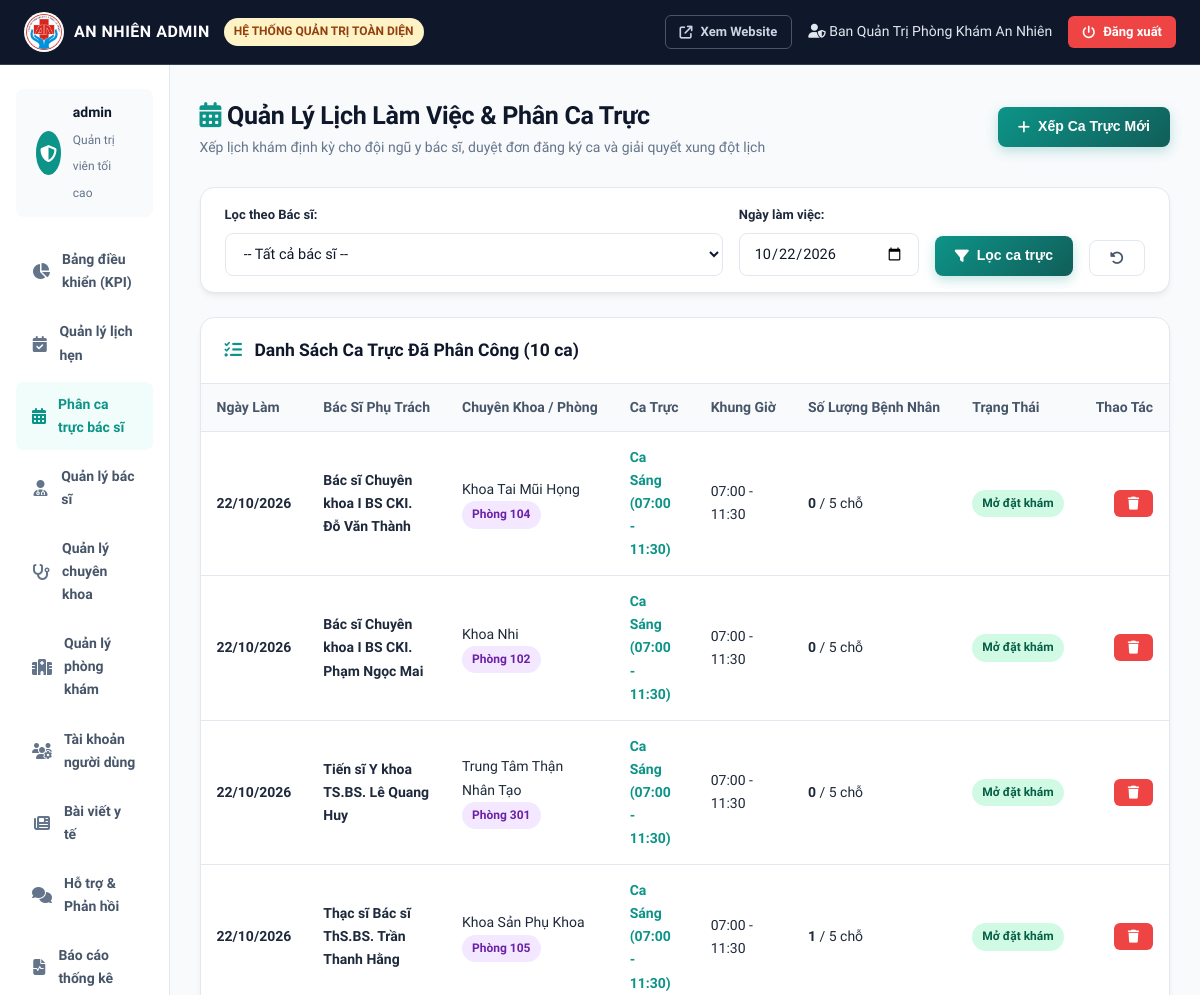
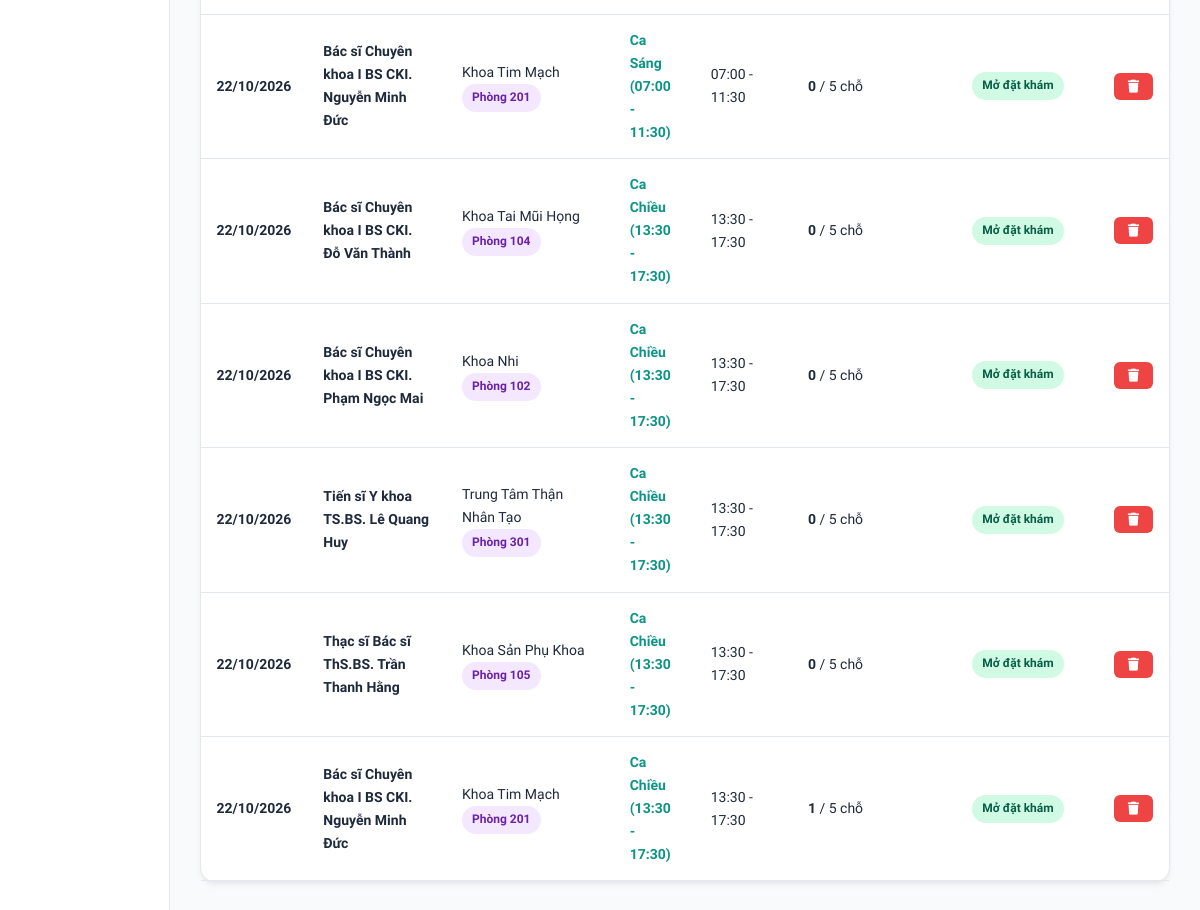
/admin/lich-lam-viec.php (signed in), run on an earlier commit of the app's database (2 pictures, top to bottom).
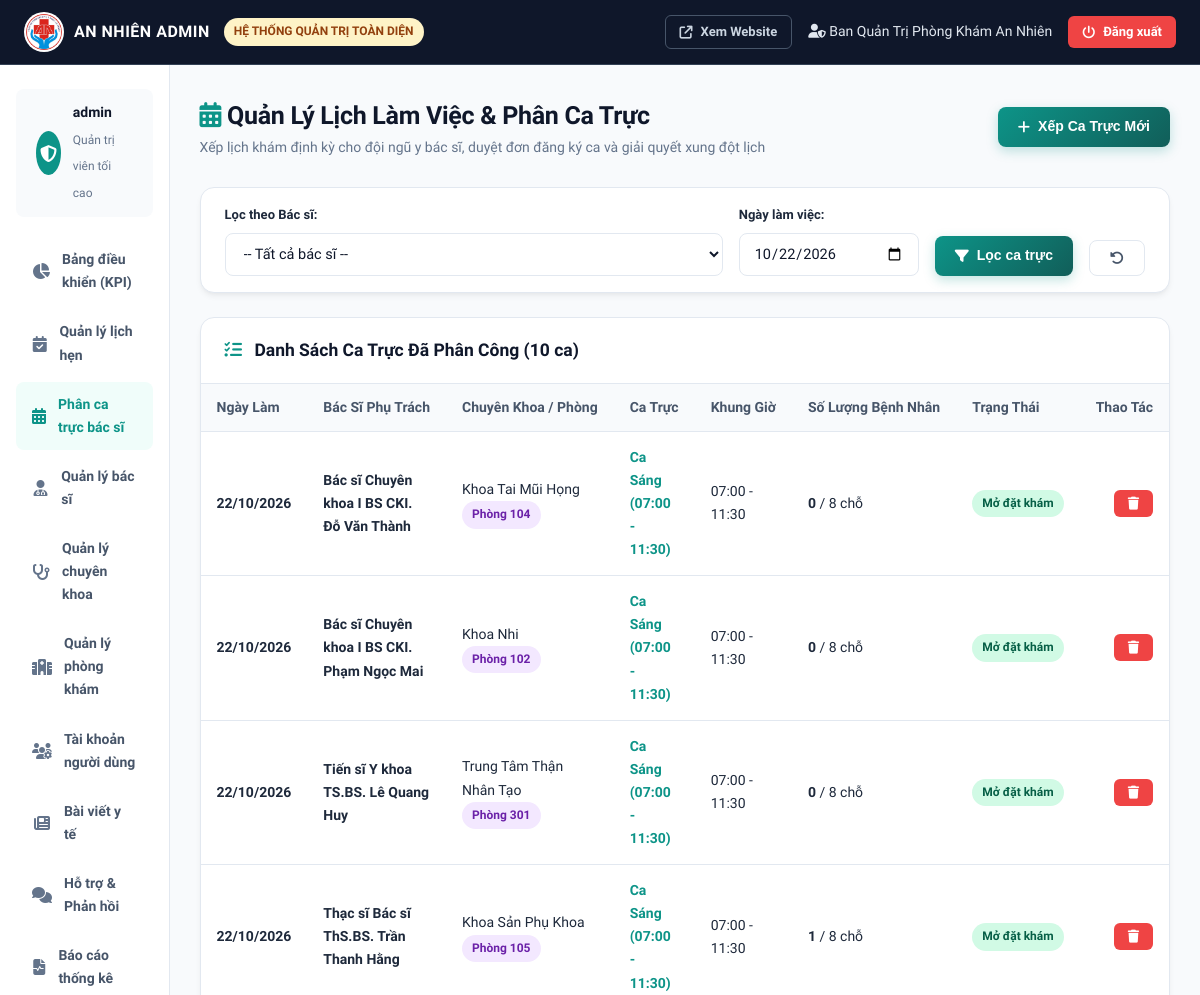
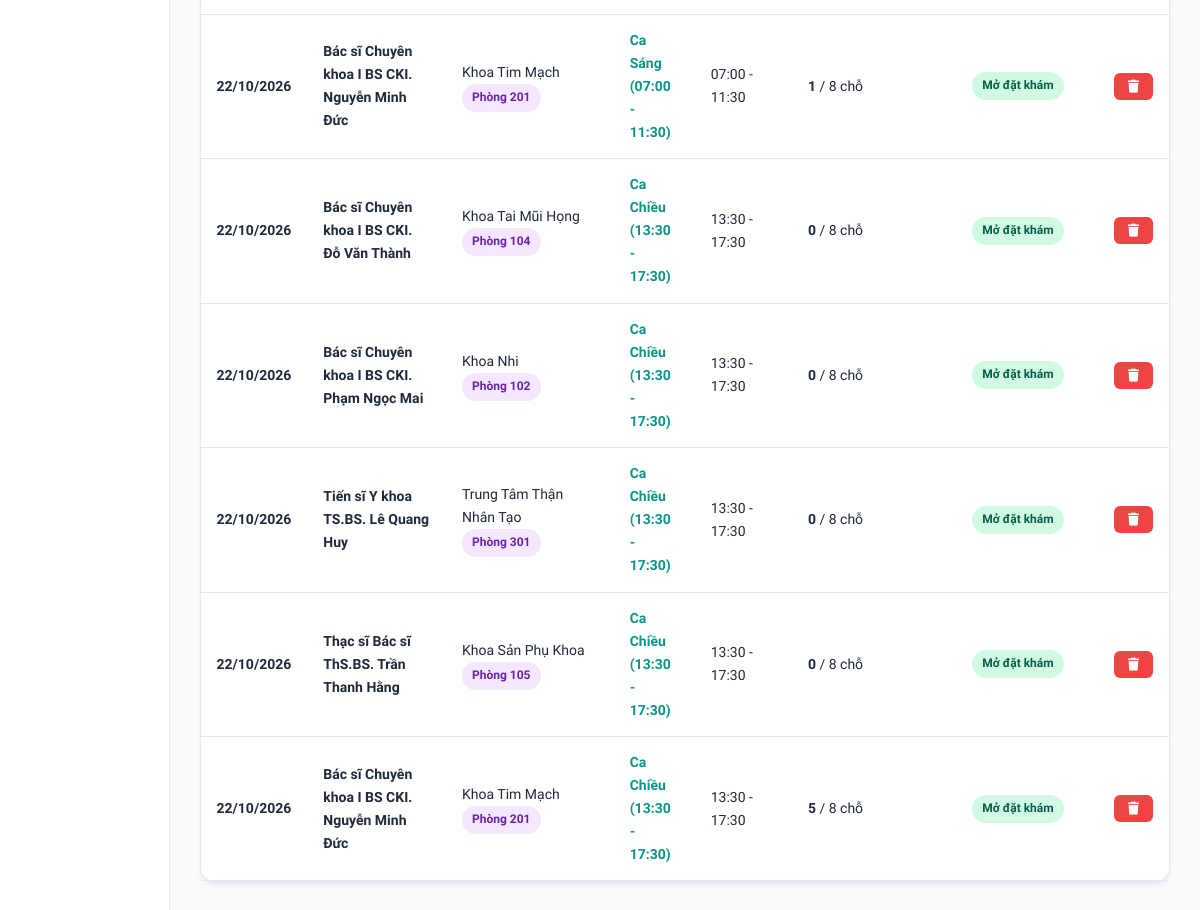
And on a later commit of the database (2 pictures, top to bottom).
### tables this page shows
CREATE TABLE `doctor_schedules` (
  `id` bigint NOT NULL AUTO_INCREMENT,
  `doctor_id` bigint NOT NULL,
  `work_date` date NOT NULL,
  `start_time` time NOT NULL,
  `end_time` time NOT NULL,
  `session_name` varchar(50) NOT NULL DEFAULT 'Ca Sáng',
  `max_patients` int DEFAULT '15',
  `current_booked` int DEFAULT '0',
  `status` varchar(20) DEFAULT 'AVAILABLE',
  PRIMARY KEY (`id`),
  KEY `fk_schedule_doctor` (`doctor_id`),
  CONSTRAINT `fk_schedule_doctor` FOREIGN KEY (`doctor_id`) REFERENCES `doctors` (`id`) ON DELETE CASCADE
);

CREATE TABLE `doctors` (
  `id` bigint NOT NULL AUTO_INCREMENT,
  `user_id` bigint NOT NULL,
  `specialty_id` int NOT NULL,
  `full_name` varchar(100) NOT NULL,
  `degree` varchar(50) DEFAULT NULL,
  `experience_years` int DEFAULT '1',
  `consultation_fee` decimal(10,2) DEFAULT '200000.00',
  `bio` text,
  `avatar` varchar(255) DEFAULT NULL,
  `clinic_room` varchar(50) DEFAULT 'Phòng 101',
  PRIMARY KEY (`id`),
  UNIQUE KEY `user_id` (`user_id`),
  KEY `fk_doctor_specialty` (`specialty_id`),
  CONSTRAINT `fk_doctor_specialty` FOREIGN KEY (`specialty_id`) REFERENCES `specialties` (`id`) ON DELETE CASCADE,
  CONSTRAINT `fk_doctor_user` FOREIGN KEY (`user_id`) REFERENCES `users` (`id`) ON DELETE CASCADE
);

CREATE TABLE `specialties` (
  `id` int NOT NULL AUTO_INCREMENT,
  `name` varchar(100) NOT NULL,
  `description` text,
  `image_url` varchar(255) DEFAULT NULL,
  `icon` varchar(50) DEFAULT NULL,
  PRIMARY KEY (`id`),
  UNIQUE KEY `name` (`name`)
);

### includes/auth.php (called while the page is built, shortened)
<?php
function isLoggedIn() {
    return isset($_SESSION['user_id']) && !empty($_SESSION['user_id']);
}
function getCurrentUser() {
    return [
        'id' => $_SESSION['user_id'],
        'username' => $_SESSION['username'],
        'full_name' => $_SESSION['full_name'],
        'email' => $_SESSION['email'],
        'phone' => $_SESSION['phone'],
        'role' => $_SESSION['role'],
        'doctor_id' => $_SESSION['doctor_id'] ?? null
    ];
}

### includes/functions.php (called while the page is built, shortened)
<?php
function formatDate($dateStr) {
    $d = new DateTime($dateStr);
    return $d->format('d/m/Y');
}
function formatTime($timeStr) {
    return substr($timeStr, 0, 5);
}
function sanitizeInput($data) {
    return htmlspecialchars(trim($data), ENT_QUOTES, 'UTF-8');
}

### admin/lich-lam-viec.php (the view, shortened to what this page needs)
<?php
$activeNav = 'lich_lam_viec';
require_once __DIR__ . '/../includes/admin_header.php';
$filterDate = sanitizeInput($_GET['date'] ?? date('Y-m-d'));
$whereClauses = ["1=1"];
$params = [];
if ($filterDate) {
    $whereClauses[] = "s.work_date = ?";
    $params[] = $filterDate;
}
$whereSql = implode(" AND ", $whereClauses);
$sqlS = "SELECT s.*, d.full_name as doctor_name, d.degree as doctor_degree, d.clinic_room, sp.name as specialty_name
         FROM doctor_schedules s
         JOIN doctors d ON s.doctor_id = d.id
         JOIN specialties sp ON d.specialty_id = sp.id
         WHERE $whereSql
         ORDER BY s.work_date ASC, s.start_time ASC";
$stmtS = $pdo->prepare($sqlS);
$stmtS->execute($params);
$schedules = $stmtS->fetchAll();
?>
<div class="page-header">
    <div>
        <h2><i class="fa-solid fa-calendar-days" style="color:var(--primary);"></i> Quản Lý Lịch Làm Việc & Phân Ca Trực</h2>
        <p>Xếp lịch khám định kỳ cho đội ngũ y bác sĩ, duyệt đơn đăng ký ca và giải quyết xung đột lịch</p>
    </div>
    <button type="button" class="btn btn-primary" onclick="openCreateModal()">
        <i class="fa-solid fa-plus"></i> Xếp Ca Trực Mới
    </button>
</div>
<div class="card" style="margin-bottom:24px;">
    <div class="card-body" style="padding:16px 24px;">
        <form method="GET" action="lich-lam-viec.php" style="display:flex;gap:16px;align-items:flex-end;flex-wrap:wrap;">
            <div style="flex:1;min-width:220px;">
                <label class="form-label" style="font-size:13px;">Lọc theo Bác sĩ:</label>
                <select name="doctor_id" class="form-select">
                    <option value="">-- Tất cả bác sĩ --</option>
                </select>
            </div>
            <div style="width:180px;">
                <label class="form-label" style="font-size:13px;">Ngày làm việc:</label>
                <input type="date" name="date" class="form-control" value="<?= htmlspecialchars($filterDate) ?>">
            </div>
            <button type="submit" class="btn btn-primary"><i class="fa-solid fa-filter"></i> Lọc ca trực</button>
            <a href="lich-lam-viec.php" class="btn btn-outline" title="Tất cả"><i class="fa-solid fa-rotate-left"></i></a>
        </form>
    </div>
</div>
<div class="card">
    <div class="card-header">
        <h3><i class="fa-solid fa-list-check" style="color:var(--primary);margin-right:8px;"></i> Danh Sách Ca Trực Đã Phân Công (<?= count($schedules) ?> ca)</h3>
    </div>
    <div class="card-body" style="padding:0;">
        <div class="table-responsive">
            <table class="table">
                <thead>
                    <tr>
                        <th>Ngày Làm</th>
                        <th>Bác Sĩ Phụ Trách</th>
                        <th>Chuyên Khoa / Phòng</th>
                        <th>Ca Trực</th>
                        <th>Khung Giờ</th>
                        <th>Số Lượng Bệnh Nhân</th>
                        <th>Trạng Thái</th>
                        <th style="text-align:right;">Thao Tác</th>
                    </tr>
                </thead>
                <tbody>
                    <?php foreach ($schedules as $s): ?>
                        <tr>
                            <td>
                                <strong><?= formatDate($s['work_date']) ?></strong>
                            </td>
                            <td>
                                <strong><?= htmlspecialchars($s['doctor_degree']) ?> <?= htmlspecialchars($s['doctor_name']) ?></strong>
                            </td>
                            <td>
                                <?= htmlspecialchars($s['specialty_name']) ?><br>
                                <span class="badge badge-purple"><?= htmlspecialchars($s['clinic_room']) ?></span>
                            </td>
                            <td><strong style="color:var(--primary);"><?= htmlspecialchars($s['session_name']) ?></strong></td>
                            <td><?= formatTime($s['start_time']) ?> - <?= formatTime($s['end_time']) ?></td>
                            <td>
                                <strong><?= $s['current_booked'] ?></strong> / <?= $s['max_patients'] ?> chỗ
                            </td>
                            <td>
                                <?php if ($s['status'] === 'AVAILABLE'): ?>
                                    <span class="badge badge-success">Mở đặt khám</span>
                                <?php elseif ($s['status'] === 'FULL'): ?>
                                    <span class="badge badge-warning">Đã kín lịch</span>
                                <?php else: ?>
                                    <span class="badge badge-danger">Đã tắt ca</span>
                                <?php endif; ?>
                            </td>
                            <td style="text-align:right;">
                                <form method="POST" style="display:inline;" onsubmit="return confirm('Bạn có chắc muốn xóa ca trực này?');">
                                    <button type="submit" class="btn btn-sm btn-danger" title="Xóa ca"><i class="fa-solid fa-trash"></i></button>
                                </form>
                            </td>
                        </tr>
                    <?php endforeach; ?>
                </tbody>
            </table>
        </div>
    </div>
</div>
<?php require_once __DIR__ . '/../includes/admin_footer.php'; ?>

### includes/admin_header.php (shortened to what this page needs)
<?php
require_once __DIR__ . '/functions.php';
require_once __DIR__ . '/auth.php';
$adminUser = getCurrentUser();
$activeNav = $activeNav ?? 'dashboard';
?>
<!DOCTYPE html>
<html lang="vi">
<head>
    <link rel="stylesheet" href="https://cdnjs.cloudflare.com/ajax/libs/font-awesome/6.5.1/css/all.min.css">
    <link rel="stylesheet" href="<?= BASE_URL ?>/assets/css/style.css">
</head>
<body>
    <div style="background:#0F172A;color:#FFF;padding:12px 24px;display:flex;justify-content:space-between;align-items:center;border-bottom:1px solid #334155;">
        <div style="display:flex;align-items:center;gap:14px;">
            <a href="<?= BASE_URL ?>/index.php" style="display:flex;align-items:center;gap:10px;text-decoration:none;">
                <img src="<?= BASE_URL ?>/assets/images/logo.png" alt="Logo" style="height:40px;width:40px;border-radius:50%;background:#FFF;padding:2px;">
                <span style="font-weight:800;color:#FFF;font-size:16px;letter-spacing:0.5px;">AN NHIÊN ADMIN</span>
            </a>
            <span class="badge badge-warning" style="font-size:12px;">HỆ THỐNG QUẢN TRỊ TOÀN DIỆN</span>
        </div>
        <div style="display:flex;align-items:center;gap:16px;">
            <a href="<?= BASE_URL ?>/index.php" target="_blank" class="btn btn-sm btn-outline" style="color:#CBD5E1;border-color:#475569;">
                <i class="fa-solid fa-arrow-up-right-from-square"></i> Xem Website
            </a>
            <span style="font-size:14px;color:#E2E8F0;"><i class="fa-solid fa-user-shield"></i> <?= htmlspecialchars($adminUser['full_name']) ?></span>
            <a href="<?= BASE_URL ?>/logout.php" class="btn btn-sm btn-danger"><i class="fa-solid fa-power-off"></i> Đăng xuất</a>
        </div>
    </div>
    <div class="dashboard-layout">
        <aside class="sidebar">
            <div class="sidebar-user">
                <div class="sidebar-user-avatar"><i class="fa-solid fa-shield-halved"></i></div>
                <div class="sidebar-user-info">
                    <h5><?= htmlspecialchars($adminUser['username']) ?></h5>
                    <span>Quản trị viên tối cao</span>
                </div>
            </div>
            <ul class="sidebar-menu">
                <li class="<?= $activeNav === 'dashboard' ? 'active' : '' ?>">
                    <a href="<?= BASE_URL ?>/admin/index.php">
                        <i class="fa-solid fa-chart-pie"></i> Bảng điều khiển (KPI)
                    </a>
                </li>
                <li class="<?= $activeNav === 'lich_hen' ? 'active' : '' ?>">
                    <a href="<?= BASE_URL ?>/admin/lich-hen.php">
                        <i class="fa-solid fa-calendar-check"></i> Quản lý lịch hẹn
                    </a>
                </li>
                <li class="<?= $activeNav === 'lich_lam_viec' ? 'active' : '' ?>">
                    <a href="<?= BASE_URL ?>/admin/lich-lam-viec.php">
                        <i class="fa-solid fa-calendar-days"></i> Phân ca trực bác sĩ
                    </a>
                </li>
                <li class="<?= $activeNav === 'bac_si' ? 'active' : '' ?>">
                    <a href="<?= BASE_URL ?>/admin/bac-si.php">
                        <i class="fa-solid fa-user-doctor"></i> Quản lý bác sĩ
                    </a>
                </li>
                <li class="<?= $activeNav === 'chuyen_khoa' ? 'active' : '' ?>">
                    <a href="<?= BASE_URL ?>/admin/chuyen-khoa.php">
                        <i class="fa-solid fa-stethoscope"></i> Quản lý chuyên khoa
                    </a>
                </li>
                <li class="<?= $activeNav === 'phong_kham' ? 'active' : '' ?>">
                    <a href="<?= BASE_URL ?>/admin/phong-kham.php">
                        <i class="fa-solid fa-hospital"></i> Quản lý phòng khám
                    </a>
                </li>
                <li class="<?= $activeNav === 'tai_khoan' ? 'active' : '' ?>">
                    <a href="<?= BASE_URL ?>/admin/tai-khoan.php">
                        <i class="fa-solid fa-users-gear"></i> Tài khoản người dùng
                    </a>
                </li>
                <li class="<?= $activeNav === 'bai_viet' ? 'active' : '' ?>">
                    <a href="<?= BASE_URL ?>/admin/bai-viet.php">
                        <i class="fa-solid fa-newspaper"></i> Bài viết y tế
                    </a>
                </li>
                <li class="<?= $activeNav === 'phan_hoi' ? 'active' : '' ?>">
                    <a href="<?= BASE_URL ?>/admin/phan-hoi.php">
                        <i class="fa-solid fa-comments"></i> Hỗ trợ & Phản hồi
                    </a>
                </li>
                <li class="<?= $activeNav === 'bao_cao' ? 'active' : '' ?>">
                    <a href="<?= BASE_URL ?>/admin/bao-cao.php">
                        <i class="fa-solid fa-file-waveform"></i> Báo cáo thống kê
                    </a>
                </li>
            </ul>
        </aside>
        <main class="main-content">

### includes/admin_footer.php (shortened to what this page needs)
        </main>
    </div>
</body>
</html>

What changed in the data, as far as the page shows it:
changed doctor_schedules (number 1 of 10 on the later page): max_patients "5" → "8"
changed doctor_schedules (number 2 of 10 on the later page): max_patients "5" → "8"
changed doctor_schedules (number 3 of 10 on the later page): max_patients "5" → "8"
changed doctor_schedules (number 4 of 10 on the later page): max_patients "5" → "8"
changed doctor_schedules (number 5 of 10 on the later page): current_booked "0" → "1"; max_patients "5" → "8"
changed doctor_schedules (number 6 of 10 on the later page): max_patients "5" → "8"
changed doctor_schedules (number 7 of 10 on the later page): max_patients "5" → "8"
changed doctor_schedules (number 8 of 10 on the later page): max_patients "5" → "8"
changed doctor_schedules (number 9 of 10 on the later page): max_patients "5" → "8"
changed doctor_schedules (number 10 of 10 on the later page): current_booked "1" → "5"; max_patients "5" → "8"
